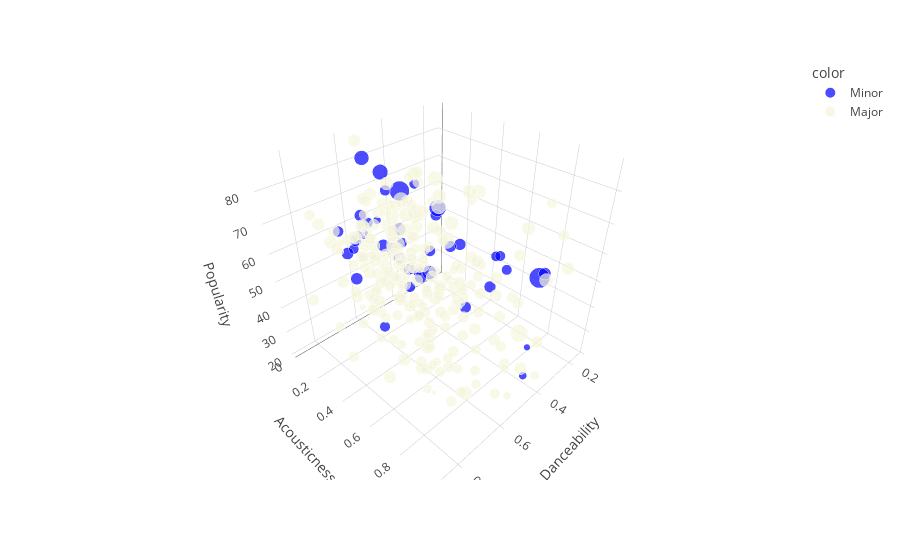

Write notebook code for a chart like this one.
### Code cell
# 7 Chart
# 3D scatter just like bubble but in 3D
print("Danceability, acousticness, mod, duration and popularity")
fig7 = px.scatter_3d(
    dt,
    x="Danceability",
    y="Acousticness",
    z="Popularity",
    color=dt["Mode"].replace({0: "Minor", 1: "Major"}),  # Цвет по модусу
    size="Duration",
    color_discrete_map={"Minor": "blue", "Major": "beige"},  # Настройка цветов
    hover_name="Title",
    labels={"Danceability": "Danceability", "Acousticness": "Acousticness", "Popularity": "Popularity"}
)
fig7.show()
print('''The graph shows how the acoustics and dance quality of the songs are related to their popularity. 
The color of the dots indicates the key, and the size indicates the duration of the song.''')

### Figure 1 — Plotly figure (JSON) as saved in the notebook; plotly's stock layout.template omitted (floating-point values rounded to 4 significant figures; data arrays with more than 128 entries replaced by an {"elided": "..."} marker saying what was removed)
{"data": [{"hovertemplate": "<b>%{hovertext}</b><br><br>color=Minor<br>Danceability=%{x}<br>Acousticness=%{y}<br>Popularity=%{z}<br>Duration=%{marker.size}<extra></extra>", "hovertext": ["I Me Mine", "The End", "Come Together", "Dig a Pony", "Polythene Pam", "I Want You (She's So Heavy)", "Octopus's Garden", "Maggie Mae", "Glass Onion", "Revolution 9", "Savoy Truffle", "Happiness Is a Warm Gun", "While My Guitar Gently Weeps", "Cry Baby Cry", "Lovely Rita", "A Day in the Life", "The Fool on the Hill", "Fixing a Hole", "I'm Only Sleeping", "Eleanor Rigby", "For No One", "Michelle", "Wait", "Girl", "Help!", "Day Tripper", "Shout", "Tell Me Why", "Things We Said Today", "When I Get Home", "And I Love Her", "I'm Happy Just to Dance with You", "Money (That's What I Want)", "Moonlight Bay", "Too Much Monkey Business", "A Taste of Honey", "All I've Got to Do", "All My Loving", "Baby It's You", "Cayenne"], "legendgroup": "Minor", "marker": {"color": "blue", "size": [145, 140, 258, 232, 72, 467, 168, 40, 137, 502, 174, 163, 286, 183, 162, 335, 180, 146, 182, 128, 121, 160, 136, 153, 138, 170, 91, 130, 158, 138, 152, 118, 167, 50, 128, 163, 124, 124, 162, 74], "sizemode": "area", "sizeref": 1.255, "symbol": "circle"}, "mode": "markers", "name": "Minor", "scene": "scene", "showlegend": true, "type": "scatter3d", "x": [0.291, 0.647, 0.533, 0.538, 0.474, 0.37, 0.626, 0.516, 0.523, 0.208, 0.623, 0.431, 0.453, 0.517, 0.61, 0.364, 0.356, 0.469, 0.494, 0.581, 0.483, 0.578, 0.552, 0.699, 0.534, 0.643, 0.342, 0.267, 0.551, 0.568, 0.767, 0.658, 0.545, 0.297, 0.631, 0.42, 0.49, 0.416, 0.608, 0.475], "y": [0.179, 0.00101, 0.0302, 0.472, 0.00472, 0.0233, 0.155, 0.379, 0.0123, 0.769, 0.00814, 0.523, 0.0205, 0.115, 0.0634, 0.29, 0.913, 0.382, 0.21, 0.936, 0.783, 0.652, 0.0175, 0.587, 0.188, 0.104, 0.103, 0.586, 0.239, 0.384, 0.64, 0.138, 0.425, 0.828, 0.28, 0.698, 0.217, 0.207, 0.778, 0.974], "z": [57, 59, 81, 54, 57, 65, 68, 51, 58, 47, 50, 61, 74, 52, 56, 65, 60, 56, 60, 72, 67, 70, 55, 66, 74, 44, 33, 52, 56, 47, 74, 57, 51, 25, 30, 51, 55, 73, 56, 31]}, {"hovertemplate": "<b>%{hovertext}</b><br><br>color=Major<br>Danceability=%{x}<br>Acousticness=%{y}<br>Popularity=%{z}<br>Duration=%{marker.size}<extra></extra>", "hovertext": {"elided": "235 str values"}, "legendgroup": "Major", "marker": {"color": "beige", "size": {"elided": "235 int values"}, "sizemode": "area", "sizeref": 1.255, "symbol": "circle"}, "mode": "markers", "name": "Major", "scene": "scene", "showlegend": true, "type": "scatter3d", "x": {"elided": "235 float values"}, "y": {"elided": "235 float values"}, "z": {"elided": "235 int values"}}], "layout": {"legend": {"itemsizing": "constant", "title": {"text": "color"}, "tracegroupgap": 0}, "margin": {"t": 60}, "scene": {"domain": {"x": [0, 1], "y": [0, 1]}, "xaxis": {"title": {"text": "Danceability"}}, "yaxis": {"title": {"text": "Acousticness"}}, "zaxis": {"title": {"text": "Popularity"}}}}}
